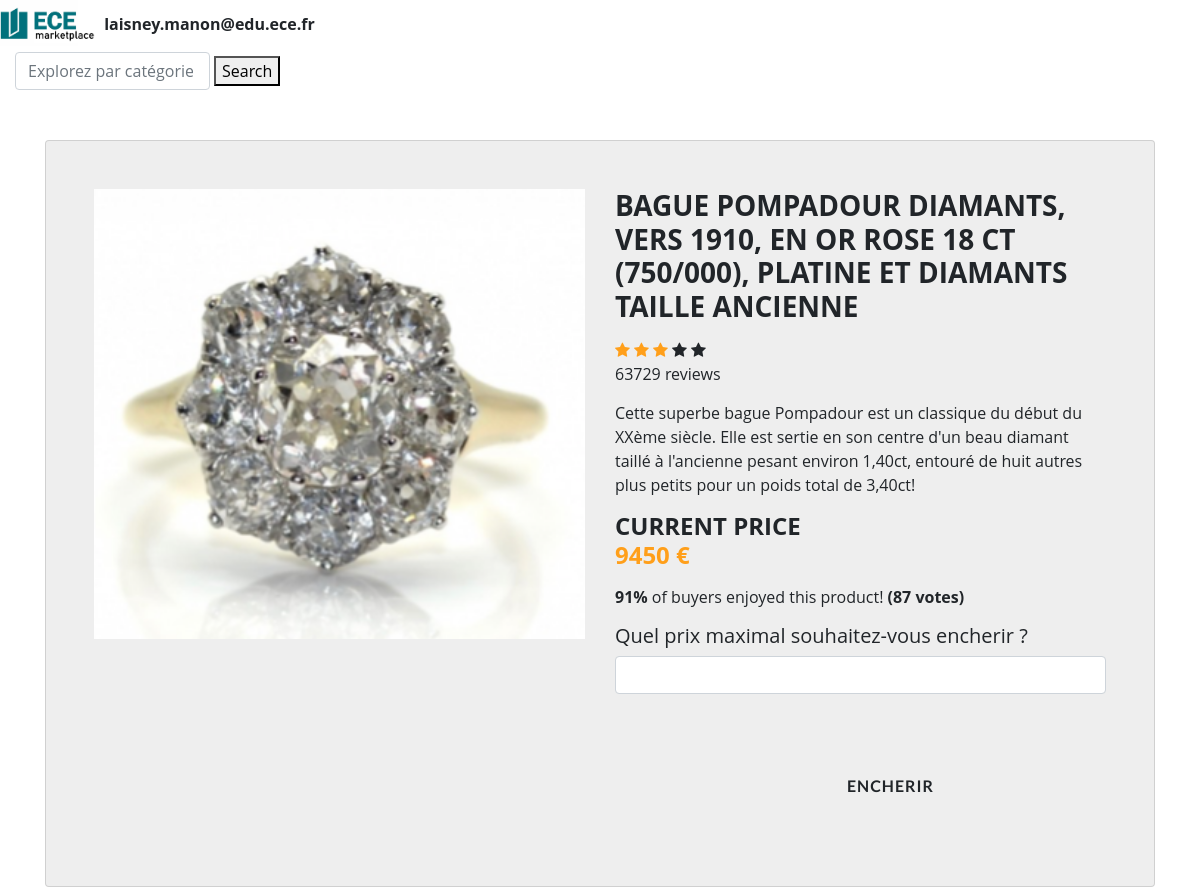
Page /Acheteur/encherir.php?idAnnonce=78 (signed in) on the committed database.
### tables this page shows
CREATE TABLE `item` (
  `idItem` int(11) NOT NULL,
  `nom` varchar(255) NOT NULL,
  `categorie` varchar(255) NOT NULL,
  `statut` varchar(255) NOT NULL,
  `photos` varchar(255) NOT NULL,
  `description` varchar(255) NOT NULL,
  `prix` float NOT NULL,
  `vendeurId` int(11) NOT NULL
);

### Acheteur/encherir.php (the view, shortened to what this page needs)
<!DOCTYPE html>
<html>
<head>
  <link rel="stylesheet" href="https://stackpath.bootstrapcdn.com/bootstrap/4.0.0/css/bootstrap.min.css">
  <link href="//maxcdn.bootstrapcdn.com/font-awesome/4.1.0/css/font-awesome.min.css" rel="stylesheet">
  </head>
<body>
  <?php
  $identifiant = $_GET['idAnnonce'];
  $statut = "enchere";
  $database = "ebayECE";
  $login = $_SESSION['id'];
  $db_handle = mysqli_connect('localhost', 'root', 'root');
  $db_found = mysqli_select_db($db_handle, $database);
 ?>
 <div class="topnav" id="myTopnav" >
  <b class="active"><img src="../img/logomarket.jpg" alt="ECEmarketplace" style="width:100px;"></b>
    <b class="active"><?php echo  $_SESSION['id'];?></b>
    <form class="form-inline col-sm-12">
      <input class="form-control mr-sm-1 col-sm-2" type="search" placeholder="Explorez par catégories" aria-label="Search">
      <button class="search" type="submit">Search</button>
    </form>
  </div>
  <div class="container">
    <div class="card">
      <div class="container-fliud">
        <div class="wrapper row">
          <div class="preview col-md-6">
            <div class="preview-pic tab-content">
              <div class="tab-pane active" id="pic-1">
  <?php
  if ($db_found) {
    $sql = "SELECT idAcheteur FROM acheteur WHERE (login='$login')";
    $result = mysqli_query($db_handle, $sql);
    if (mysqli_num_rows($result) == 0) {
      echo "Acheteur not found";
    }
    else {
      $sql = "SELECT * FROM item";
      $result = mysqli_query($db_handle, $sql);
      if (mysqli_num_rows($result) == 0) {
          echo "Item do not exists.";
      } else {
        $sql = "SELECT * FROM item WHERE (statut = '$statut' AND idItem = '$identifiant')";
;        $result = mysqli_query($db_handle, $sql);
        while($data = mysqli_fetch_assoc($result)) {
          echo "<img src=". $data['photos'] .">";
?>            </div>
            </div>
          </div>
          <div class="details col-md-6">
            <h3 class="product-title"><?php echo $data['nom'];?></h3>
            <div class="rating">
              <div class="stars">
                <span class="fa fa-star checked"></span>
                <span class="fa fa-star checked"></span>
                <span class="fa fa-star checked"></span>
                <span class="fa fa-star"></span>
                <span class="fa fa-star"></span>
              </div>
              <span class="review-no">63729 reviews</span>
            </div>
            <p class="product-description"><?php echo $data['description']?></p>
            <h4 class="price">CURRENT PRICE <br><span><?php echo $data['prix']?> €</span></h4>
            <p class="vote"><strong>91%</strong> of buyers enjoyed this product! <strong>(87 votes)</strong></p>
            <h5>Quel prix maximal souhaitez-vous encherir ?</h5>
            <form action="enchereItem.php?idAnnonce=<?php echo $data['idItem'];?>" method="post">
                <div class="form-group"style="text-align:center;margin-bottom:40px;">
                  <input type="number" class="form-control"name="prixVente" required>
                </div>
                 <input type="submit" class="btn btn-secondary btn-block icon-send" value="encherir" name="encherir">
                  </div>
                </div>
              </div>
              </div>
          </div>
  <?php
  }
      }
    }
  }
  ?>
</body>
</html>

### Acheteur/encherir.php (style rules this page uses)
.btn { border: none; font-family: 'Lato'; font-size: inherit; color: inherit; background: none; cursor: pointer; padding: 25px 80px; display: inline-block; margin: 15px 30px; text-transform: uppercase; letter-spacing: 1px; font-weight: 700; outline: none; position: relative; -webkit-transition: all 0.3s; -moz-transition: all 0.3s; transition: all 0.3s; }
.btn:after { content: ''; position: absolute; z-index: -1; -webkit-transition: all 0.3s; -moz-transition: all 0.3s; transition: all 0.3s; }
.btn:before { font-family: 'FontAwesome'; speak: none; font-style: normal; font-weight: normal; font-variant: normal; text-transform: none; line-height: 1; position: relative; -webkit-font-smoothing: antialiased; }
.icon-send:before { content: "\f1d8"; }
body { font-family: 'open sans'; overflow-x: hidden; }
img { max-width: 100%; }
.preview { display: -webkit-box; display: -webkit-flex; display: -ms-flexbox; display: flex; -webkit-box-orient: vertical; -webkit-box-direction: normal; -webkit-flex-direction: column; -ms-flex-direction: column; flex-direction: column; }
.preview-pic { -webkit-box-flex: 1; -webkit-flex-grow: 1; -ms-flex-positive: 1; flex-grow: 1; }
.tab-content { overflow: hidden; }
.tab-content img { width: 100%; -webkit-animation-name: opacity; animation-name: opacity; -webkit-animation-duration: .3s; animation-duration: .3s; }
.card { margin-top: 50px; background: #eee; padding: 3em; line-height: 1.5em; }
@media screen and (min-width: 997px) { .wrapper { display: -webkit-box; display: -webkit-flex; display: -ms-flexbox; display: flex; } }
.details { display: -webkit-box; display: -webkit-flex; display: -ms-flexbox; display: flex; -webkit-box-orient: vertical; -webkit-box-direction: normal; -webkit-flex-direction: column; -ms-flex-direction: column; flex-direction: column; }
.product-title, .price, .sizes, .colors { text-transform: UPPERCASE; font-weight: bold; }
.checked, .price span { color: #ff9f1a; }
.product-title, .rating, .product-description, .price, .vote, .sizes { margin-bottom: 15px; }
.product-title { margin-top: 0; }

### rows in the picture
item: photos (picture), nom "BAGUE POMPADOUR DIAMANTS, VERS 1910, EN OR ROSE 18 CT (750/000), PLATINE ET DIAMANTS TAILLE ANCIENNE", description "Cette superbe bague Pompadour est un classique du début du XXème siècle. Elle est sertie en son centre d'un beau diamant taillé à l'ancienne pesant environ 1,40ct, entouré de huit autres plus petits pour un poids total de 3,40ct!", prix "9450"

### other values in the picture
$_SESSION['id'] "laisney.manon@edu.ece.fr"
